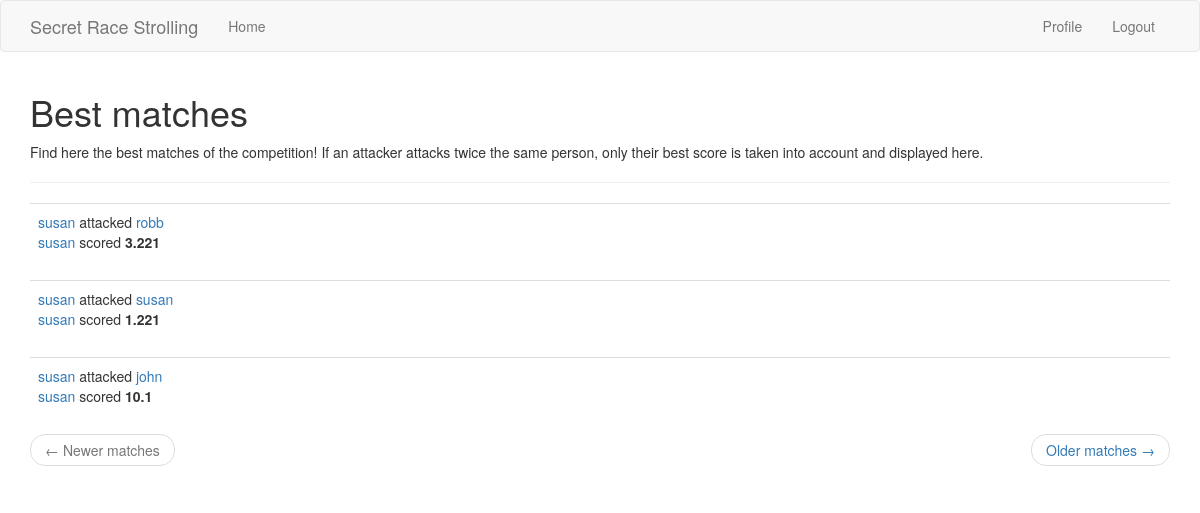
The app's page /index (signed in) with its own data.
### app/models.py (models this page shows, shortened)
class MatchResult(db.Model):
    id = db.Column(db.Integer, primary_key=True)
    timestamp = db.Column(db.DateTime, index=True, default=datetime.utcnow)
    attacker_id = db.Column(db.Integer, db.ForeignKey("user.id"))
    defender_id = db.Column(db.Integer, db.ForeignKey("user.id"))
    attacker_score = db.Column(db.Float, default=0.0)
    @staticmethod
    def get_best_matches():
        best_match_and_score = (
            db.session.query(
                MatchResult.id,
                func.max(MatchResult.attacker_score),
            )
            .group_by(MatchResult.attacker_id, MatchResult.defender_id)
            .order_by(MatchResult.timestamp.desc())
            .subquery()
        )
        return db.session.query(MatchResult).join(
            best_match_and_score,
            MatchResult.id == best_match_and_score.c.id,
        )

class User(UserMixin, db.Model):
    id = db.Column(db.Integer, primary_key=True)
    username = db.Column(db.String(64), index=True, unique=True)
    email = db.Column(db.String(96), index=True, unique=True)
    password_hash = db.Column(db.String(102))
    attacks = db.relationship(
        "MatchResult",
        backref="attacker",
        foreign_keys="MatchResult.attacker_id",
        lazy="dynamic",
    )
    defenses = db.relationship(
        "MatchResult",
        backref="defender",
        foreign_keys="MatchResult.defender_id",
        lazy="dynamic",
    )

### app/routes.py (the view)
@app.route("/")
@app.route("/index")
@login_required
def index():
    page = request.args.get("page", 1, type=int)
    matches = MatchResult.get_best_matches().paginate(
        page, app.config["MATCHS_PER_PAGE"], False
    )
    next_url = url_for("index", page=matches.next_num) if matches.has_next else None
    prev_url = url_for("index", page=matches.prev_num) if matches.has_prev else None
    return render_template(
        "index.html",
        title="Home",
        matches=matches.items,
        next_url=next_url,
        prev_url=prev_url,
    )

### app/models.py (called while the page is built)
@login.user_loader
def load_user(id):
    return User.query.get(int(id))

### app/templates/index.html
{% extends "base.html" %}
{% import 'bootstrap/wtf.html' as wtf %}
{% block app_content %}
<h1>
    Best matches
</h1>
Find here the best matches of the competition! If an attacker attacks twice the same person, only their best score is
taken into account and displayed here.
<hr>
{% for match in matches %}
{% include '_match.html' %}
{% endfor %}
<nav aria-label="...">
    <ul class="pager">
        <li class="previous{% if not prev_url %} disabled{% endif %}">
            <a href="{{ prev_url or '#' }}">
                <span aria-hidden="true">&larr;</span> Newer matches
            </a>
        </li>
        <li class="next{% if not next_url %} disabled{% endif %}">
            <a href="{{ next_url or '#' }}">
                Older matches <span aria-hidden="true">&rarr;</span>
            </a>
        </li>
    </ul>
</nav>
{% endblock %}

### app/templates/_match.html
<table class="table table-hover">
    <tr>
        <td>
            <a href="{{ url_for('user', username=match.attacker.username) }}">
                {{ match.attacker.username }}</a> attacked
            <a href="{{ url_for('user', username=match.defender.username) }}">{{ match.defender.username }} </a>
            <br>
            <a href="{{ url_for('user', username=match.attacker.username) }}"> {{ match.attacker.username }}</a>
            scored <b>{{ match.attacker_score }}</b>
        </td>
    </tr>
</table>

### records on screen
MatchResult: attacker.username "susan", defender.username "robb", attacker_score "3.221"
MatchResult: attacker.username "susan", defender.username "susan", attacker_score "1.221"
MatchResult: attacker.username "susan", defender.username "john", attacker_score "10.1"
